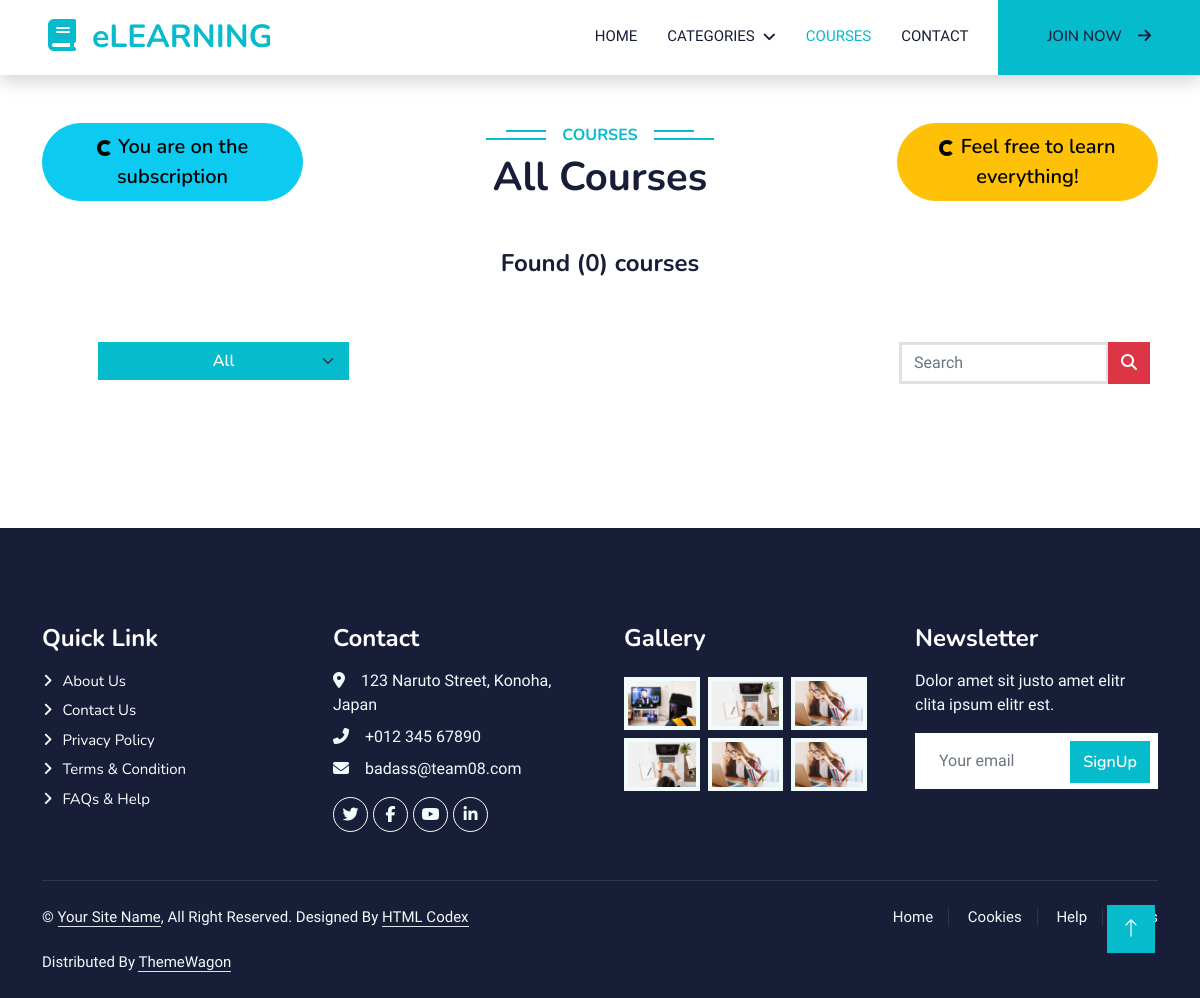
Before: /course/ with the older database file.
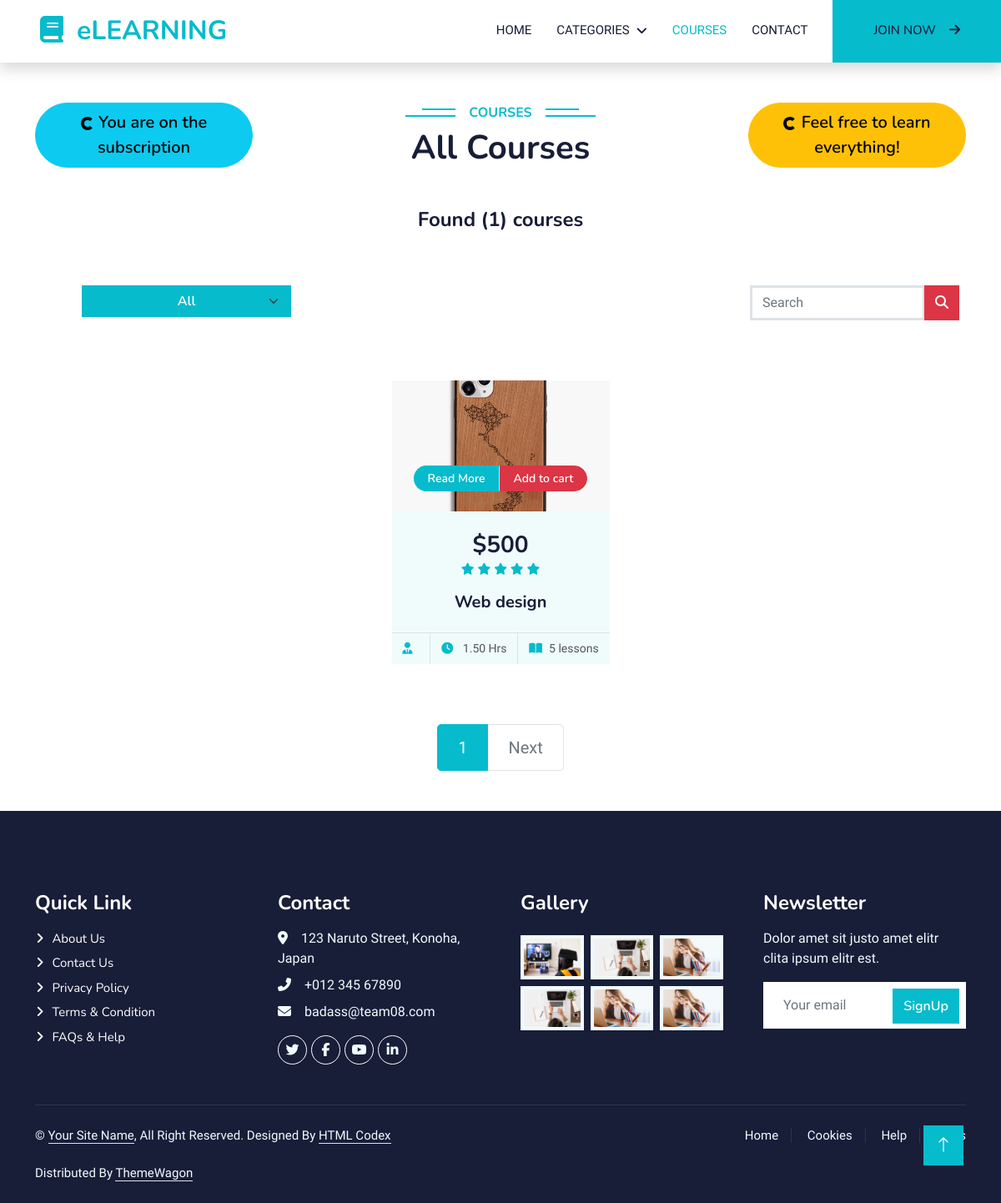
After: the same page with the newer database file.
### course/models.py (models this page shows, shortened)
class Course(models.Model):
    title = models.CharField(max_length=255)
    description = models.TextField()
    price = models.PositiveIntegerField(null=True,
                                        validators=[MinValueValidator(0)], blank=True)
    instructor = models.CharField(max_length=50)
    language = models.CharField(max_length=50, default='English')
    category = models.ForeignKey(
        Category, on_delete=models.PROTECT, blank=True, null=True)
    COURSE_STATUS_AVAILABLE = 'A'
    COURSE_STATUS_UNAVAILABLE = 'UA'
    COURSE_STATUS_CHOICES = [
        (COURSE_STATUS_AVAILABLE, 'Available'),
        (COURSE_STATUS_UNAVAILABLE, 'Unavailable')
    ]
    lesson_number = models.PositiveBigIntegerField(null=True,
                                                   validators=[MinValueValidator(0)], blank=True)
    course_status = models.CharField(
        max_length=2, choices=COURSE_STATUS_CHOICES, default=COURSE_STATUS_AVAILABLE)
    rated = models.PositiveSmallIntegerField(null=True,
                                             validators=[MinValueValidator(0), MaxValueValidator(5)], blank=True)
    duration = models.DecimalField(max_digits=6, decimal_places=2,
                                   validators=[MinValueValidator(0)], blank=True, null=True)
    image = ResizedImageField(size=[500, 300], crop=['middle', 'center'],  upload_to="course/course_image/", null=True, quality=100
                              )
    video = models.FileField(
        upload_to="course/course_video", null=True)
    slug = models.SlugField(max_length=200, unique=True,
                            null=True, blank=True)
    def get_url(self):
        return reverse('course_detail', args=[self.slug])
    def add_to_cart_url(self):
        return reverse('add_cart', args=[self.slug])

### course/views.py (the view)
# urls.py: path('course/', include('course.urls')),
def course(request, category_slug=None):
    course_url = reverse('course')
    if category_slug is not None:
        category = get_object_or_404(Category, slug=category_slug)
        courses = Course.objects.all().filter(category=category, course_status='A')
    else:
        courses = Course.objects.all().filter(course_status='A').order_by('pk')
        category = None
    page = request.GET.get('page')
    page = page or 1
    paginator = Paginator(courses, 6)
    paged_courses = paginator.get_page(page)
    course_count = courses.count()
    if request.user.is_authenticated:
        purchased_orders = OrderDetail.objects.filter(
            order__user=request.user, order__payment_status='C')
        if purchased_orders:
            for item in purchased_orders:
                purchased_courses = []
                purchased_courses.append(item.course)
        else:
            purchased_courses = None
    else:
        purchased_courses = None
    context = {
        'courses': paged_courses,
        'course_count': course_count,
        'category': category,
        'course_url': course_url,
        'purchased_courses': purchased_courses,
    }
    return render(request, 'course/course.html', context=context)

### templates/course/course.html (shortened to what this page needs)
{% extends 'base.html' %} {% load static %} {% block content %}
<div class="container-xxl py-5">
  <div class="container">
    <div class="text-center wow fadeInUp row justify-content-between" data-wow-delay="0.1s">
      <div class="col-md-3">
        <button class="btn btn-info btn-lg rounded-pill">
          <span class="spinner-border spinner-border-sm"></span>
          You are on the subscription
        </button>
      </div>
      <div class="col-md-3">
        <h6 class="section-title bg-white text-center text-primary px-3">
          Courses
        </h6>
      {% if category == None %}
        <h1 class="mb-5">All Courses</h1>
        {% else %}
        <h1 class="mb-5">{{category.title}} Courses</h1>
      {% endif %}
    </div>
    <div class="col-md-3">
      <button class="btn btn-warning btn-lg rounded-pill">
        <span class="spinner-border spinner-border-sm"></span>
        Feel free to learn everything!
      </button>
    </div>
      <h4>Found ({{course_count}}) courses</h4>
    </div>
    <div
      class="container text-center wow fadeInUp m-4 p-4 mw-100"
      data-wow-delay="0.1s"
    >
      <div class="row justify-content-between p-2 g-3">
        <div class="col-md-3">
          <select
            class="form-select btn btn-primary"
            aria-label="Default select example"
            onchange="location = this.value;"
          >
           <option class="bg-light text-dark" {% if request.path == course_url %} selected {% endif %} value="{{course_url}}">
            All
          </option>
        </select>
        </div>
        <div class="col-md-3">
          <form action="{% url 'search' %}" method="get">
            <div class="input-group mb-3">
              <input
                type="text"
                class="form-control border border-3"
                placeholder="Search"
                name = "s"
                value = "{{s}}"
              />
              <button class="btn btn-danger" type="submit">
                <i class="fa-solid fa-magnifying-glass"></i>
              </button>
            </div>
          </form>
        </div>
      </div>
    </div>
    <div class="row row-cols-lg-4 row-cols-md-2 g-4 justify-content-center">
      {% for course in courses %}
      <div class="col-lg-3 col-md-6 wow fadeInUp" data-wow-delay="0.5s">
        <div class="d-flex flex-column course-item bg-light h-100">
          <div class="position-relative overflow-hidden">
            <img class="img-fluid" src="{{course.image.url}}" alt="" />
            <div
              class="w-100 d-flex justify-content-center position-absolute bottom-0 start-0 mb-4"
            >
              <a
                href="{{course.get_url}}"
                class="flex-shrink-0 btn btn-sm btn-primary px-3 border-end"
                style="border-radius: 30px 0 0 30px"
                >Read More</a
              >
              {% if course  in purchased_courses  %}
              <a
              href="{{course.get_video_url}}"
              class="flex-shrink-0 btn btn-sm btn-warning px-3"
              style="border-radius: 0 30px 30px 0"
              >Learn now</a
              >
              {% else %}
               <a
                href="{{course.add_to_cart_url}}"
                class="flex-shrink-0 btn btn-sm btn-danger px-3"
                style="border-radius: 0 30px 30px 0"
                >Add to cart</a
              >
              {% endif %}
            </div>
          </div>
          <div class="text-center p-4 pb-0 flex-fill">
            <h3 class="mb-0">${{course.price}}</h3>
            <div class="mb-3">
              {% for i in course.rated|center:course.rated%}
              <small class="fa fa-star text-primary"></small>
              {% endfor %}
            </div>
            <h5 class="mb-4">{{ course.title }}</h5>
          </div>
          <div class="d-flex border-top">
            <small class="flex-fill text-center border-end py-2"
              ><i class="fa fa-user-tie text-primary me-2"></i>{{course.instructor}}</small
            >
            <small class="flex-fill text-center border-end py-2"
              ><i class="fa fa-clock text-primary me-2"></i> {{course.duration}}
              Hrs</small
            >
            <small class="flex-fill text-center py-2"
              ><i class="fa fa-book-open text-primary me-2"></i
              >{{course.lesson_number}} lessons
            </small>
          </div>
        </div>
      </div>
      {% endfor %}
    </div>
  </div>
</div>
{% if courses %}
<nav class="mt-4" aria-label="Page navigation sample">
  <ul class="pagination justify-content-center pagination-lg">
    {% for page in courses.paginator.page_range %}
    {% if courses.number|add:'-1' <= page and page <= courses.number|add:'1' %}
    {% if page == courses.number %}
    <li class="page-item active">
      <a class="page-link" href="{% url 'course' %}?page={{ page }}"
        >{{ page }}</a
      >
    </li>
    {% else %}
    <li class="page-item">
      <a class="page-link" href="{% url 'course' %}?page={{ page }}"
        >{{ page }}</a
      >
    </li>
    {% endif %} {% endif %} {% endfor %}
     {% if courses.has_next %}
    <li class="page-item">
      <a
        class="page-link"
        href="{% url 'course' %}?page={{courses.next_page_number}}"
        >Next</a
      >
    </li>
    {% else %}
    <li class="page-item disabled">
      <a class="page-link" href="#">Next</a>
    </li>
    {% endif %}
  </ul>
</nav>
{% endif %} {% endblock content %}

### templates/base.html (shortened to what this page needs)
{% load static %}
<!DOCTYPE html>
<html lang="en">
  <head>
    <link
    href="https://cdnjs.cloudflare.com/ajax/libs/font-awesome/5.10.0/css/all.min.css"
    rel="stylesheet"
  />
   <link rel="stylesheet" href="https://cdn.jsdelivr.net/npm/bootstrap-icons@1.10.2/font/bootstrap-icons.css">
    <link
      href="{% static 'general/lib/owlcarousel/assets/owl.carousel.min.css' %}"
      rel="stylesheet"
    />
    <link
      href="{% static 'general/lib/owlcarousel/assets/owl.carousel.min.css' %}"
      rel="stylesheet"
    />
    <link href="{% static 'general/css/bootstrap.min.css' %}" rel="stylesheet" />
    <link href="{% static 'general/css/style.css' %}" rel="stylesheet" />
  <body>
    {% include 'includes/navbar.html' %}
    {% block content %}{% endblock content %}
    {% include 'includes/footer.html' %}
    <a href="#" class="btn btn-lg btn-primary btn-lg-square back-to-top"
      ><i class="bi bi-arrow-up"></i
    ></a>
  </body>
</html>

### templates/includes/navbar.html (shortened to what this page needs)
{% load static %}
<nav
  class="navbar navbar-expand-lg bg-white navbar-light shadow sticky-top p-0"
>
  <a
    href="{% url 'home' %}"
    class="navbar-brand d-flex align-items-center px-4 px-lg-5"
  >
    <h2 class="m-0 text-primary"><i class="fa fa-book me-3"></i>eLEARNING</h2>
  </a>
  <div class="collapse navbar-collapse" id="navbarCollapse">
    <div class="navbar-nav ms-auto p-4 p-lg-0 text-center">
      <a
        href="{% url 'home' %}"
        class="nav-item nav-link {% if request.resolver_match.url_name == 'home' %} active {% endif %}"
        >Home</a
      >
      <div class="nav-item dropdown">
        <a href="#" class="nav-link dropdown-toggle" data-bs-toggle="dropdown"
          >Categories</a
        >
      </div>
      <a
        href="{% url 'course' %}"
        class="nav-item nav-link {% if request.resolver_match.url_name == 'course' %} active {% endif %}"
        >Courses</a
      >
      <a href="contact.html" class="nav-item nav-link">Contact</a>
      {% if user.is_authenticated %}
      <div class="nav-item dropdown">
        <a
          href="#"
          class="nav-link dropdown-toggle btn btn-primary py-4 px-lg-5 d-lg-block me-0"
          data-bs-toggle="dropdown"
          ><i class="fa-solid fa-user-plus"></i> {{user.first_name}}</a
        >
        <div class="dropdown-menu fade-down m-0 text-center container-fluid">
          <a href="{% url 'cart' %}" class="dropdown-item">My cart</a>
          <li><hr class="dropdown-divider" /></li>
          <a href="{% url 'purchased_courses' %}" class="dropdown-item"
            >My learning</a
          >
          <li><hr class="dropdown-divider" /></li>
          <a href="{% url 'profile' %}" class="dropdown-item"
            >Account settings</a
          >
          <li><hr class="dropdown-divider" /></li>
          <a href="{% url 'payment_history' %}" class="dropdown-item"
            >Payment history</a
          >
          <li><hr class="dropdown-divider" /></li>
          <a href="{% url 'signout' %}" class="dropdown-item">Log out</a>
        </div>
      </div>
      {% else %}
      <a
        href="{% url 'signup' %}"
        class="nav-link btn btn-primary py-4 px-lg-5 d-lg-block me-0"
        >Join Now<i class="fa fa-arrow-right ms-3"></i
      ></a>
      {% endif %}
    </div>
  </div>
</nav>

### templates/includes/footer.html
{% load static %}
<div
  class="container-fluid bg-dark text-light footer pt-5 mt-5 wow fadeIn"
  data-wow-delay="0.1s"
>
  <div class="container py-5">
    <div class="row g-5">
      <div class="col-lg-3 col-md-6">
        <h4 class="text-white mb-3">Quick Link</h4>
        <a class="btn btn-link" href="">About Us</a>
        <a class="btn btn-link" href="">Contact Us</a>
        <a class="btn btn-link" href="">Privacy Policy</a>
        <a class="btn btn-link" href="">Terms & Condition</a>
        <a class="btn btn-link" href="">FAQs & Help</a>
      </div>
      <div class="col-lg-3 col-md-6">
        <h4 class="text-white mb-3">Contact</h4>
        <p class="mb-2">
          <i class="fa fa-map-marker-alt me-3"></i>123 Naruto Street, Konoha,
          Japan
        </p>
        <p class="mb-2"><i class="fa fa-phone-alt me-3"></i>+012 345 67890</p>
        <p class="mb-2"><i class="fa fa-envelope me-3"></i>badass@team08.com</p>
        <div class="d-flex pt-2">
          <a class="btn btn-outline-light btn-social" href=""
            ><i class="fab fa-twitter"></i
          ></a>
          <a class="btn btn-outline-light btn-social" href=""
            ><i class="fab fa-facebook-f"></i
          ></a>
          <a class="btn btn-outline-light btn-social" href=""
            ><i class="fab fa-youtube"></i
          ></a>
          <a class="btn btn-outline-light btn-social" href=""
            ><i class="fab fa-linkedin-in"></i
          ></a>
        </div>
      </div>
      <div class="col-lg-3 col-md-6">
        <h4 class="text-white mb-3">Gallery</h4>
        <div class="row g-2 pt-2">
          <div class="col-4">
            <img
              class="img-fluid bg-light p-1"
              src="{% static 'general/img/course-1.jpg' %}"
              alt=""
            />
          </div>
          <div class="col-4">
            <img
              class="img-fluid bg-light p-1"
              src="{% static 'general/img/course-2.jpg' %}"
              alt=""
            />
          </div>
          <div class="col-4">
            <img
              class="img-fluid bg-light p-1"
              src="{% static 'general/img/course-3.jpg' %}"
              alt=""
            />
          </div>
          <div class="col-4">
            <img
              class="img-fluid bg-light p-1"
              src="{% static 'general/img/course-2.jpg' %}"
              alt=""
            />
          </div>
          <div class="col-4">
            <img
              class="img-fluid bg-light p-1"
              src="{% static 'general/img/course-3.jpg' %}"
              alt=""
            />
          </div>
          <div class="col-4">
            <img
              class="img-fluid bg-light p-1"
              src="{% static 'general/img/course-3.jpg' %}"
              alt=""
            />
          </div>
        </div>
      </div>
      <div class="col-lg-3 col-md-6">
        <h4 class="text-white mb-3">Newsletter</h4>
        <p>Dolor amet sit justo amet elitr clita ipsum elitr est.</p>
        <div class="position-relative mx-auto" style="max-width: 400px">
          <input
            class="form-control border-0 w-100 py-3 ps-4 pe-5"
            type="text"
            placeholder="Your email"
          />
          <button
            type="button"
            class="btn btn-primary py-2 position-absolute top-0 end-0 mt-2 me-2"
          >
            <a href="/account/signup">SignUp</a>
          </button>
        </div>
      </div>
    </div>
  </div>
  <div class="container">
    <div class="copyright">
      <div class="row">
        <div class="col-md-6 text-center text-md-start mb-3 mb-md-0">
          &copy; <a class="border-bottom" href="#">Your Site Name</a>, All Right
          Reserved. Designed By
          <a class="border-bottom" href="https://htmlcodex.com">HTML Codex</a
          ><br /><br />
          Distributed By
          <a class="border-bottom" href="https://themewagon.com">ThemeWagon</a>
        </div>
        <div class="col-md-6 text-center text-md-end">
          <div class="footer-menu">
            <a href="">Home</a>
            <a href="">Cookies</a>
            <a href="">Help</a>
            <a href="">FQAs</a>
          </div>
        </div>
      </div>
    </div>
  </div>
</div>

Changed rows visible on the page:
added Course: image (picture), price "500", rated 5 (drawn), title "Web design", duration "1.50", lesson_number "5"
Other visible differences:
{{ course_count }}: "0" → "1"
new list line: "1"
text now shown: "Next"
